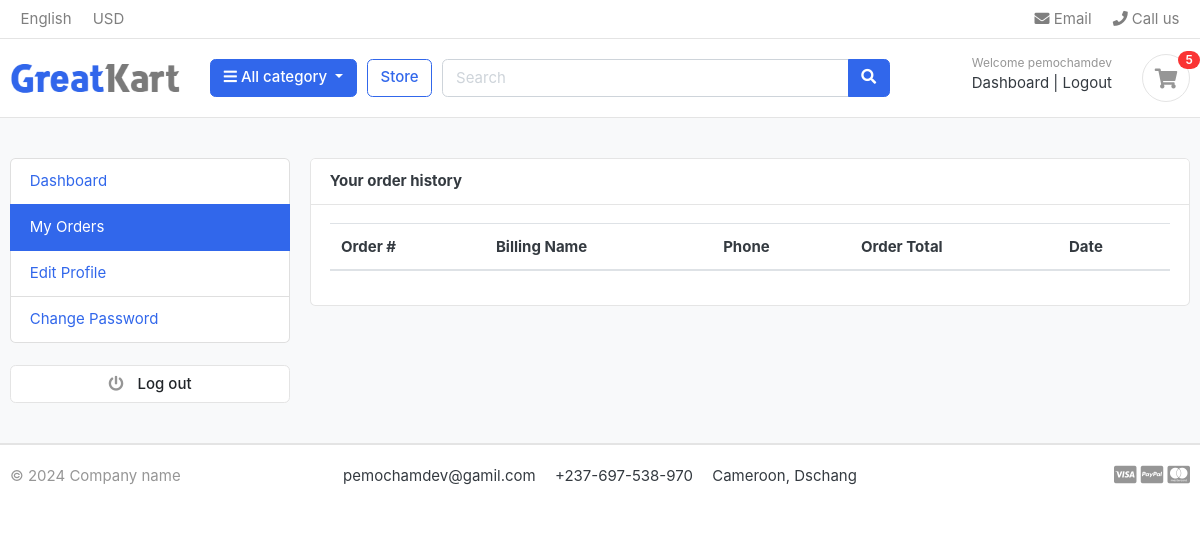
/accounts/my_orders/ (signed in), run on an earlier commit of the app's database.
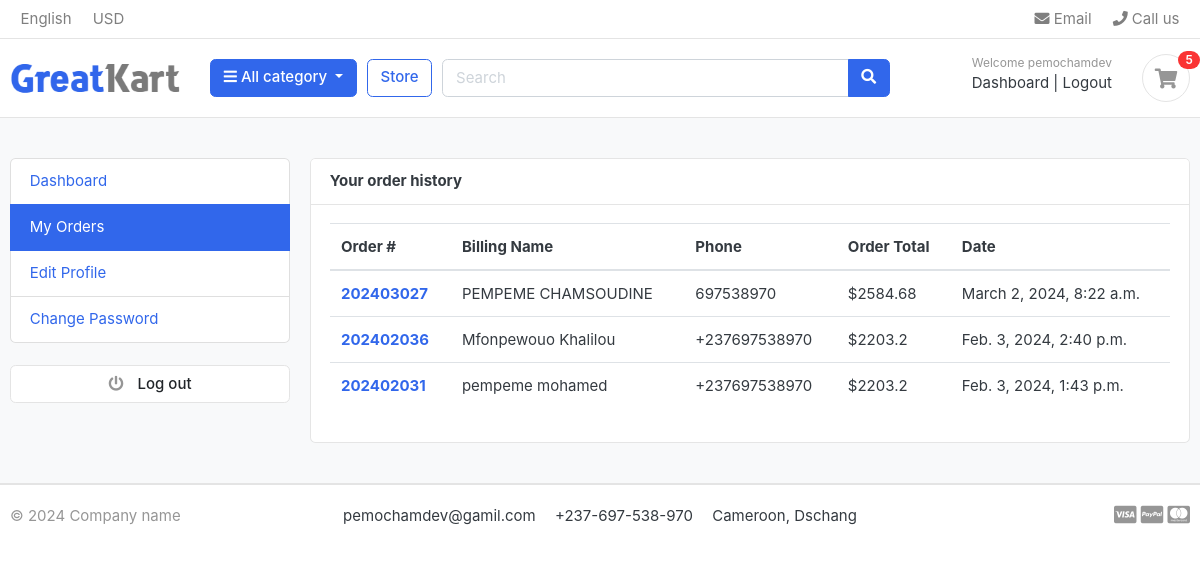
And on a later commit of the database.
### orders/models.py (models this page shows, shortened)
class Orders(models.Model):
    STATUS = (
        ('new', 'NEW'),
        ('accepted', 'ACCEPTED'),
        ('completed', 'COMPLETED'),
        ('cancelled', 'CANCELLED'),
    )
    user = models.ForeignKey(Account, on_delete = models.SET_NULL,null=True)
    payment= models.ForeignKey(Payments, on_delete = models.SET_NULL,null=True, blank=True)
    order_number = models.CharField(max_length = 20)
    first_name = models.CharField(max_length = 50)
    last_name = models.CharField(max_length = 50)
    phone = models.CharField(max_length = 15)
    email = models.EmailField(max_length=50)
    address_line_1 = models.CharField(max_length = 50)
    address_line_2 = models.CharField(max_length = 50, blank=True)
    country = models.CharField(max_length = 50)
    state = models.CharField(max_length = 50)
    city = models.CharField(max_length = 50)
    order_note = models.CharField(max_length = 100, blank=True)
    order_total = models.FloatField()
    tax = models.FloatField()
    status = models.CharField(max_length = 100, choices = STATUS, default="NEW")
    ip = models.CharField(max_length = 20, blank=True)
    is_ordered = models.BooleanField(default = False)
    created_at = models.DateTimeField(auto_now_add = True)
    updated_at = models.DateTimeField(auto_now = True)
    def full_name(self):
        return f'{self.first_name} {self.last_name}'
    class Meta:
        verbose_name_plural = 'Orders'

### accounts/views.py (the view)
# urls.py: path('my_orders/', views.my_orders, name='my_orders'),
def my_orders(request):
    user = request.user
    orders = Orders.objects.filter(user=user, is_ordered=True).order_by('-created_at')
    context = {
        'orders':orders,
    }
    return render(request, 'my_orders.html', context)

### carts/context_processors.py (called while the page is built)
def counter(request):
    cart_count = 0
    if 'admin' in request.path:
        return {}
    else:
        try:
            cart = Cart.objects.filter(cart_id=_cart_id(request))
            if request.user.is_authenticated:
                cart_items = CartItem.objects.all().filter(user=request.user)
            else:
                cart_items = CartItem.objects.all().filter(cart=cart[:1])
            for cart_item in cart_items:
                cart_count += cart_item.quantity
        except Cart.DoesNotExist:
            cart_count = 0
    return dict(cart_count=cart_count)

### carts/views.py (called while the page is built)
def _cart_id(request):
    cart  = request.session.session_key
    if not cart:
        cart  = request.session.create()
    return cart

### category/context_processors.py (called while the page is built)
def menu_links(request):
    links = Category.objects.all()
    return dict(links=links)

### category/models.py (called while the page is built)
    def get_absolute_url(self):
        return reverse("product_by_category", kwargs={"category_slug": self.slug})

### templates/my_orders.html (shortened to what this page needs)
{% extends 'base.html' %}
{% block content %}
<section class="section-conten padding-y bg">
<div class="container">
	<div class="row">
	{% include 'dashboard_sidebar.html' %}
	<main class="col-md-9">
		<article class="card">
		<header class="card-header">
			<strong class="d-inline-block mr-3">Your order history</strong>
		</header>
		<div class="card-body">
			<div class="row">
			<div class="col-md-12">
				<table class="table table-hover">
				  <thead>
				    <tr>
				      <th scope="col">Order #</th>
				      <th scope="col">Billing Name</th>
				      <th scope="col">Phone</th>
				      <th scope="col">Order Total</th>
							<th scope="col">Date</th>
				    </tr>
				  </thead>
				  <tbody>
						{% for order in orders %}
				    <tr>
				      <th scope="row"><a href=" {% url "order_detail" order.order_number %} ">{{order.order_number}}</a></th>
				      <td>{{order.full_name}}</td>
				      <td>{{order.phone}}</td>
				      <td>${{order.order_total}}</td>
							<td>{{order.created_at}}</td>
				    </tr>
				{% endfor %}
				  </tbody>
				</table>
			</div>
			</div>
		</div>
		</article>
	</main>
</div>
</div>
</section>
{% endblock %}

What changed in the data, as far as the page shows it:
now on this page (row edited): Orders: order_number "202403027", full_name "PEMPEME CHAMSOUDINE", phone "697538970", order_total "2584.68", created_at "March 2, 2024, 8:22 a.m."
now on this page (row edited): Orders: order_number "202402036", full_name "Mfonpewouo Khalilou", phone "+237697538970", order_total "2203.2", created_at "Feb. 3, 2024, 2:40 p.m."
now on this page (row edited): Orders: order_number "202402031", full_name "pempeme mohamed", phone "+237697538970", order_total "2203.2", created_at "Feb. 3, 2024, 1:43 p.m."
